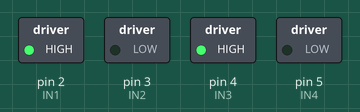
Simulated run of this sketch. Board: Arduino Uno, built with avr-gcc and run on an emulated ATmega328P. On the bench: switched loads named in the sketch (green lamp = pin HIGH).

Above: at 0.1 s.
Timing chart, 0 to 1.6 s (numbered marks = the images above):
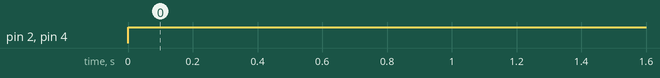

Measured:
- by itself, pin 2 (IN1), pin 4 (IN3): LOW → HIGH at 0.00 s

The sketch:

Motor_Shield_Code.ino
```cpp
// Define motor control pins
#define IN1 2   // Left motor 1
#define IN2 3   // Left motor 2
#define IN3 4   // Right motor 1
#define IN4 5  // Right motor 2

void setup() {
    // Set motor control pins as outputs
    pinMode(IN1, OUTPUT);
    pinMode(IN2, OUTPUT);
    pinMode(IN3, OUTPUT);
    pinMode(IN4, OUTPUT);

    // Set initial motor speed (0-255)
}

void loop() {
    // Move forward
    digitalWrite(IN1, HIGH);
    digitalWrite(IN2, LOW);
    digitalWrite(IN3, HIGH);
    digitalWrite(IN4, LOW);
}
```
